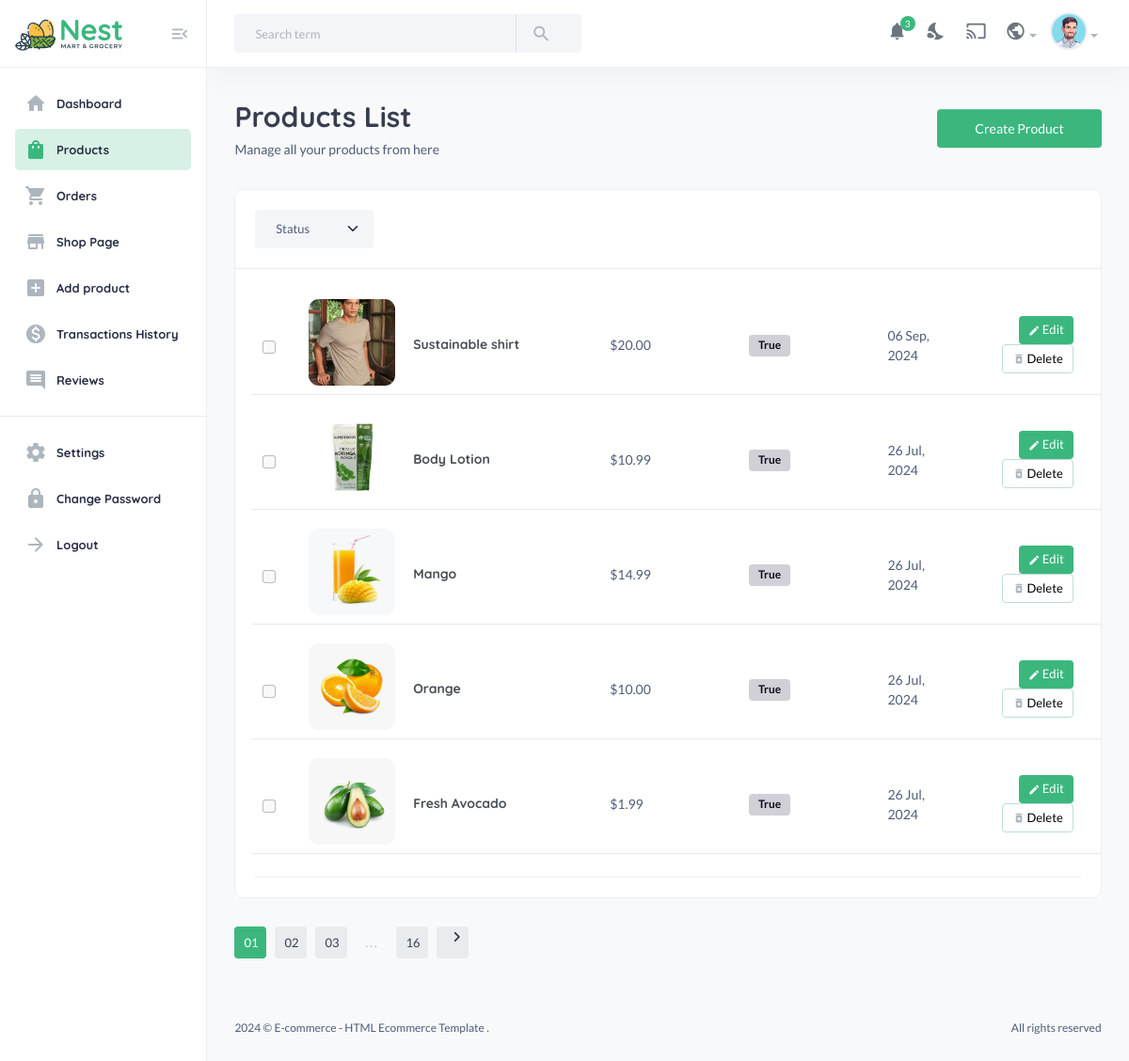
The page /useradmin/products/ on the database as committed earlier.
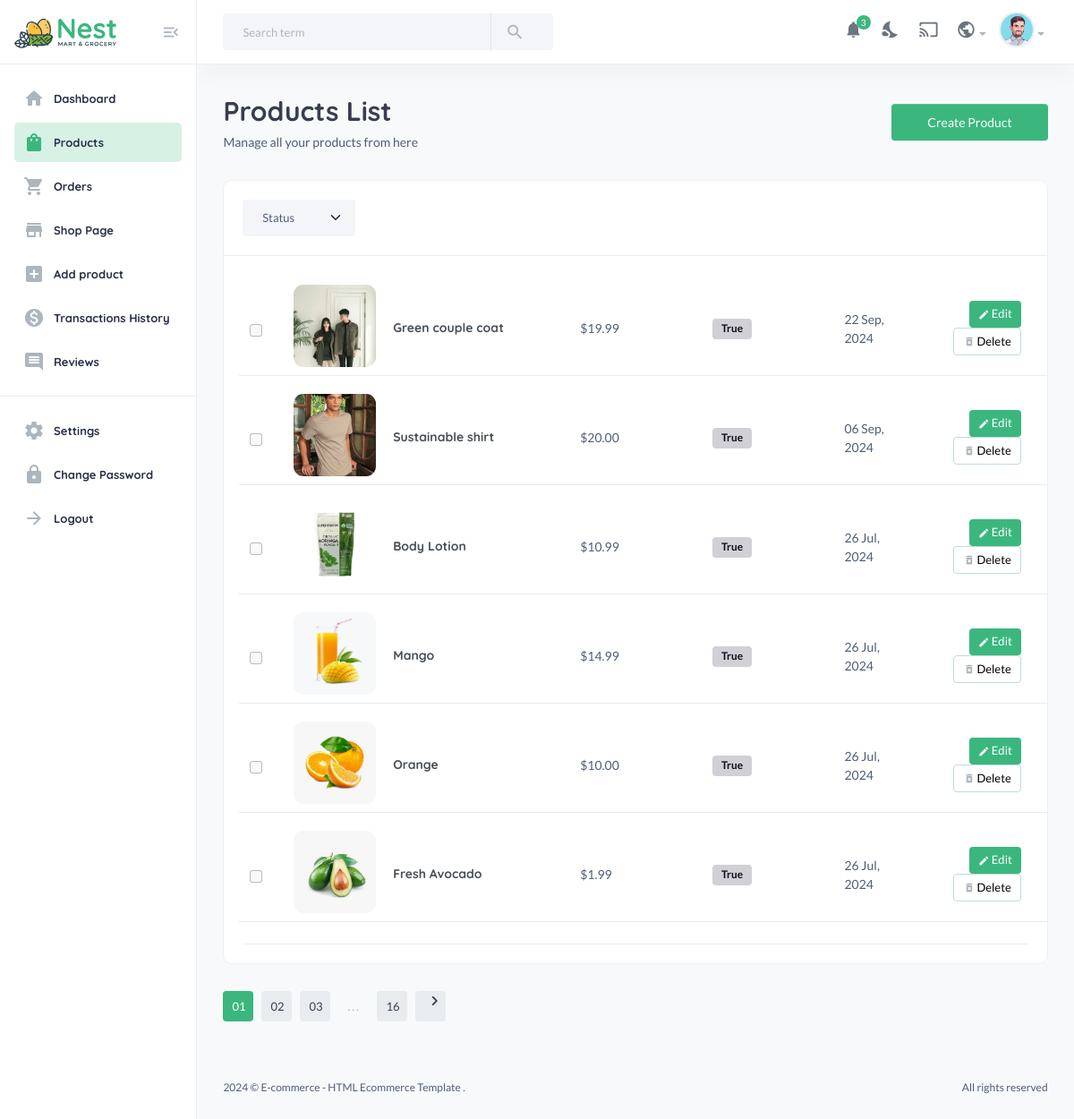
The same page on the database as committed later.
### core/models.py (models this page shows, shortened)
class Product(models.Model):
    pid = ShortUUIDField(unique=True, length=10, prefix="prd")
    title = models.CharField(max_length=255, default="New product")
    image = models.ImageField(upload_to=user_directory_path, default="product.jpg")
    description = CKEditor5Field(null=True, blank=True, default="This is the new product", config_name="extends")
    user = models.ForeignKey(User, on_delete=models.SET_NULL, null=True)
    category = models.ForeignKey(Category, on_delete=models.SET_NULL, null=True, related_name="products")
    vendor = models.ForeignKey(Vendor, on_delete=models.SET_NULL, null=True, related_name="products")
    price = models.DecimalField(max_digits=6, decimal_places=2, default="1.99")
    old_price = models.DecimalField(max_digits=6, decimal_places=2, default="2.99")
    specifications = CKEditor5Field(null=True, blank=True, config_name="extends")
    type = models.CharField(max_length=255, default="Organic", null=True, blank=True)
    stock = models.IntegerField(default=10, null=True, blank=True)
    life = models.CharField(max_length=100, default="100 Days", null=True, blank=True)
    mfg = models.DateTimeField(auto_now_add=False, null=True, blank=True)
    tags = TaggableManager(blank=True)
    product_status = models.CharField(choices=STATUSES, max_length=10, default="in_review")
    status = models.BooleanField(default=True)
    in_stock = models.BooleanField(default=True)
    featured = models.BooleanField(default=False)
    digital =  models.BooleanField(default=False)
    sku = ShortUUIDField(unique=True, length=4, max_length=10, prefix="sku", alphabet="1234567890")
    date = models.DateTimeField(auto_now_add=True)
    updated = models.DateTimeField(null=True, blank=True)
    class Meta:
        verbose_name_plural = "Products"

### useradmin/views.py (the view)
# urls.py: path("products/", views.product_list_view, name="product-list"),
def products(request):
    products =  Product.objects.all().order_by("-date")
    categories = Category.objects.all()
    context = {
        "products": products,
        "categories": categories,
    }
    return render(request, "useradmin/products.html", context)

### core/context_processors.py (called while the page is built)
def default(request):
    categories = Category.objects.all()
    vendors = Vendor.objects.all()
    min_max_price = Product.objects.aggregate(Min("price"), Max("price"))
    user_wishlist = []
    if request.user.is_authenticated:
        user_wishlist = [item.product.pid for item in WishList.objects.filter(user=request.user)]
    try:
        address = Address.objects.get(user=request.user)
    except:
        address = None
    return {
        'categories': categories,
        'vendors': vendors,
        'address': address,
        'min_max_price': min_max_price,
        'user_wishlist': user_wishlist,
    }

### templates/useradmin/products.html (shortened to what this page needs)
{% extends 'useradmin/base.html' %}
{% load static %}
{% block content %}
<section class="content-main">
    <div class="content-header">
        <div>
            <h2 class="content-title card-title">Products List</h2>
            <p>Manage all your products from here</p>
        </div>
        <div>
            <a href="{% url 'useradmin:add-product' %}" class="btn btn-primary btn-sm rounded">Create Product</a>
        </div>
    </div>
    <div class="card mb-4">
        <header class="card-header">
            <div class="row align-items-center">
                <div class="col-md-2 col-6">
                    <select class="form-select">
                        <option selected>Status</option>
                    </select>
                </div>
            </div>
        </header>
        <div class="card-body">
            <article class="itemlist">
                {% for product in products %}
                <div class="row align-items-center">
                    <div class="col col-check flex-grow-0">
                        <div class="form-check">
                            <input class="form-check-input" type="checkbox" />
                        </div>
                    </div>
                    <div class="col-lg-4 col-sm-4 col-8 flex-grow-1 col-name">
                        <a class="itemside" href="">
                            <div class="left">
                                <img src="{{product.image.url}}" style="width: 100px; height: 100px; object-fit: cover; border-radius: 15px" class="img-sm img-thumbnail" alt="Item" />
                            </div>
                            <div class="info">
                                <h6 class="mb-0">{{product.title}}</h6>
                            </div>
                        </a>
                    </div>
                    <div class="col-lg-2 col-sm-2 col-4 col-price"><span>${{product.price}}</span></div>
                    <div class="col-lg-2 col-sm-2 col-4 col-status">
                        <span class="badge alert-dark">{{product.status}}</span>
                    </div>
                    <div class="col-lg-1 col-sm-2 col-4 col-date">
                        <span>{{product.date|date:"d M, Y"}}</span>
                    </div>
                    <div class="col-lg-2 col-sm-2 col-4 col-action text-end">
                        <a href="{% url 'useradmin:edit-product' product.pid %}" class="btn btn-sm font-sm rounded btn-brand"> <i class="material-icons md-edit"></i> Edit </a>
                        <a href="{% url 'useradmin:delete-product' product.pid %}" class="btn btn-sm font-sm btn-light rounded"> <i class="material-icons md-delete_forever"></i> Delete </a>
                    </div>
                    <hr>
                </div>
                {% endfor %}
            </article>
        </div>
    </div>
    <div class="pagination-area mt-30 mb-50">
        <nav aria-label="Page navigation example">
            <ul class="pagination justify-content-start">
                <li class="page-item active"><a class="page-link" href="#">01</a></li>
                <li class="page-item"><a class="page-link" href="#">02</a></li>
                <li class="page-item"><a class="page-link" href="#">03</a></li>
                <li class="page-item"><a class="page-link dot" href="#">...</a></li>
                <li class="page-item"><a class="page-link" href="#">16</a></li>
                <li class="page-item">
                    <a class="page-link" href="#"><i class="material-icons md-chevron_right"></i></a>
                </li>
            </ul>
        </nav>
    </div>
</section>
{% endblock %}

Rows that differ between the two databases and show on the page:
added Product: image (picture), title "Green couple coat", price "19.99", status "True", date "22 Sep, 2024"
